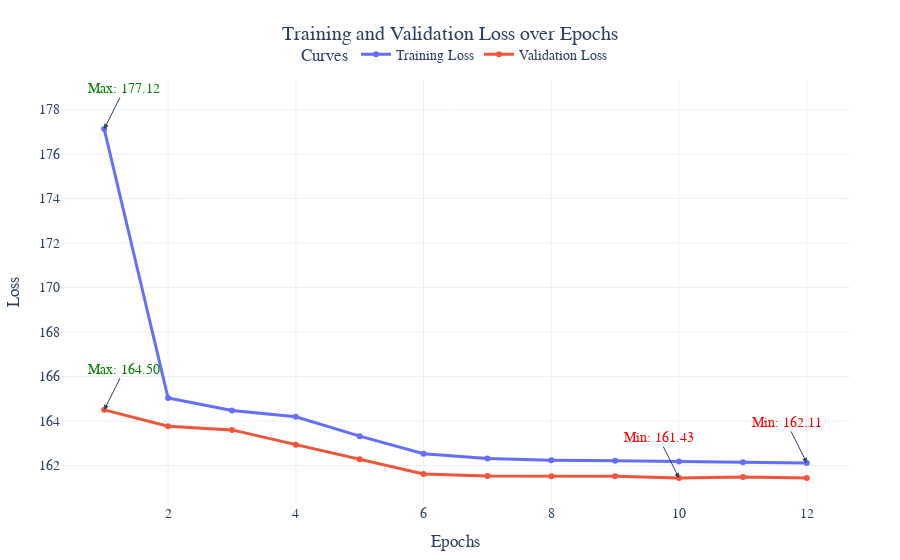

Write notebook code for a chart like this one.
### Code cell
trainer = Trainer(
    model=model,
    config=TrainerConfig(
        criterion='mixed_type_reconstruction_loss',
        optimizer='adam',
        early_stopping_patience=2,
        learning_rate=1e-3,
        weight_decay=1e-5,
        save_weights_path="./models/bert_adult.pth",
        batch_size=128
    )
)
trainer.train(train_dataset, val_dataset, epochs=20, visualize=True)

### Figure 1 — Plotly figure (JSON) as saved in the notebook; plotly's stock layout.template omitted (floating-point values rounded to 4 significant figures)
{"data": [{"hovertemplate": "%{x}, %{y}<extra>Training Loss</extra>", "line": {"width": 3}, "marker": {"size": 6}, "mode": "lines+markers", "name": "Training Loss", "type": "scatter", "x": [1, 2, 3, 4, 5, 6, 7, 8, 9, 10, 11, 12, 13, 14, 15, 16, 17, 18, 19, 20], "y": [177.1, 165.0, 164.5, 164.2, 163.3, 162.5, 162.3, 162.2, 162.2, 162.2, 162.1, 162.1]}, {"hovertemplate": "%{x}, %{y}<extra>Validation Loss</extra>", "line": {"width": 3}, "marker": {"size": 6}, "mode": "lines+markers", "name": "Validation Loss", "type": "scatter", "x": [1, 2, 3, 4, 5, 6, 7, 8, 9, 10, 11, 12, 13, 14, 15, 16, 17, 18, 19, 20], "y": [164.5, 163.8, 163.6, 162.9, 162.3, 161.6, 161.5, 161.5, 161.5, 161.4, 161.5, 161.4]}], "layout": {"annotations": [{"arrowhead": 2, "ax": -20, "ay": -40, "font": {"color": "red"}, "showarrow": true, "text": "Min: 162.11", "x": 12, "y": 162.1}, {"arrowhead": 2, "ax": 20, "ay": -40, "font": {"color": "green"}, "showarrow": true, "text": "Max: 177.12", "x": 1, "y": 177.1}, {"arrowhead": 2, "ax": -20, "ay": -40, "font": {"color": "red"}, "showarrow": true, "text": "Min: 161.43", "x": 10, "y": 161.4}, {"arrowhead": 2, "ax": 20, "ay": -40, "font": {"color": "green"}, "showarrow": true, "text": "Max: 164.50", "x": 1, "y": 164.5}], "font": {"family": "Arial, sans-serif", "size": 14}, "legend": {"orientation": "h", "title": {"text": "Curves"}, "x": 0.5, "xanchor": "center", "y": 1.02, "yanchor": "bottom"}, "margin": {"b": 50, "l": 50, "r": 50, "t": 80}, "title": {"text": "Training and Validation Loss over Epochs", "x": 0.5, "xanchor": "center"}, "xaxis": {"title": {"text": "Epochs"}}, "yaxis": {"title": {"text": "Loss"}}}}
